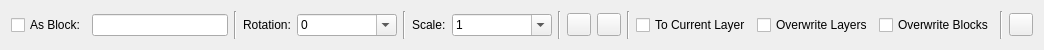
<?xml version="1.0" encoding="UTF-8"?>
<ui version="4.0">
 <class>ImportFile</class>
 <widget class="QWidget" name="ImportFile">
  <property name="geometry">
   <rect>
    <x>0</x>
    <y>0</y>
    <width>1044</width>
    <height>50</height>
   </rect>
  </property>
  <layout class="QHBoxLayout">
   <item>
    <widget class="QCheckBox" name="AsBlock">
     <property name="text">
      <string>As Block:</string>
     </property>
     <property name="Shortcut" stdset="0">
      <string>,B</string>
     </property>
    </widget>
   </item>
   <item>
    <widget class="QLineEdit" name="BlockName">
     <property name="Shortcut" stdset="0">
      <string>,N</string>
     </property>
    </widget>
   </item>
   <item>
    <widget class="Line" name="line_5">
     <property name="orientation">
      <enum>Qt::Vertical</enum>
     </property>
    </widget>
   </item>
   <item>
    <widget class="QLabel" name="label_2">
     <property name="text">
      <string>Rotation:</string>
     </property>
     <property name="buddy">
      <cstring>Rotation</cstring>
     </property>
     <property name="Shortcut" stdset="0">
      <string>,R</string>
     </property>
    </widget>
   </item>
   <item>
    <widget class="RMathComboBox" name="Rotation">
     <property name="minimumSize">
      <size>
       <width>100</width>
       <height>0</height>
      </size>
     </property>
     <property name="maximumSize">
      <size>
       <width>100</width>
       <height>16777215</height>
      </size>
     </property>
     <property name="toolTip">
      <string>Rotate pasted entities&lt;br&gt;by this angle</string>
     </property>
     <property name="editable">
      <bool>true</bool>
     </property>
     <property name="angle" stdset="0">
      <bool>true</bool>
     </property>
     <item>
      <property name="text">
       <string notr="true">0</string>
      </property>
     </item>
     <item>
      <property name="text">
       <string notr="true">15</string>
      </property>
     </item>
     <item>
      <property name="text">
       <string notr="true">30</string>
      </property>
     </item>
     <item>
      <property name="text">
       <string notr="true">45</string>
      </property>
     </item>
     <item>
      <property name="text">
       <string notr="true">60</string>
      </property>
     </item>
     <item>
      <property name="text">
       <string notr="true">90</string>
      </property>
     </item>
     <item>
      <property name="text">
       <string notr="true">120</string>
      </property>
     </item>
     <item>
      <property name="text">
       <string notr="true">135</string>
      </property>
     </item>
     <item>
      <property name="text">
       <string notr="true">150</string>
      </property>
     </item>
     <item>
      <property name="text">
       <string notr="true">180</string>
      </property>
     </item>
     <item>
      <property name="text">
       <string notr="true">210</string>
      </property>
     </item>
     <item>
      <property name="text">
       <string notr="true">225</string>
      </property>
     </item>
     <item>
      <property name="text">
       <string notr="true">240</string>
      </property>
     </item>
     <item>
      <property name="text">
       <string notr="true">270</string>
      </property>
     </item>
     <item>
      <property name="text">
       <string notr="true">300</string>
      </property>
     </item>
     <item>
      <property name="text">
       <string notr="true">315</string>
      </property>
     </item>
     <item>
      <property name="text">
       <string notr="true">330</string>
      </property>
     </item>
     <item>
      <property name="text">
       <string notr="true">345</string>
      </property>
     </item>
    </widget>
   </item>
   <item>
    <widget class="Line" name="line">
     <property name="orientation">
      <enum>Qt::Vertical</enum>
     </property>
    </widget>
   </item>
   <item>
    <widget class="QLabel" name="label">
     <property name="text">
      <string>Scale:</string>
     </property>
     <property name="buddy">
      <cstring>Scale</cstring>
     </property>
     <property name="Shortcut" stdset="0">
      <string>,S</string>
     </property>
    </widget>
   </item>
   <item>
    <widget class="RMathComboBox" name="Scale">
     <property name="minimumSize">
      <size>
       <width>100</width>
       <height>0</height>
      </size>
     </property>
     <property name="maximumSize">
      <size>
       <width>100</width>
       <height>16777215</height>
      </size>
     </property>
     <property name="toolTip">
      <string>Scale pasted entities&lt;br&gt;by this factor</string>
     </property>
     <property name="editable">
      <bool>true</bool>
     </property>
     <item>
      <property name="text">
       <string notr="true">1</string>
      </property>
     </item>
     <item>
      <property name="text">
       <string notr="true">1/2</string>
      </property>
     </item>
     <item>
      <property name="text">
       <string notr="true">1/3</string>
      </property>
     </item>
     <item>
      <property name="text">
       <string notr="true">1/4</string>
      </property>
     </item>
     <item>
      <property name="text">
       <string notr="true">1/5</string>
      </property>
     </item>
     <item>
      <property name="text">
       <string notr="true">1/10</string>
      </property>
     </item>
     <item>
      <property name="text">
       <string notr="true">2</string>
      </property>
     </item>
     <item>
      <property name="text">
       <string notr="true">3</string>
      </property>
     </item>
     <item>
      <property name="text">
       <string notr="true">4</string>
      </property>
     </item>
     <item>
      <property name="text">
       <string notr="true">5</string>
      </property>
     </item>
     <item>
      <property name="text">
       <string notr="true">10</string>
      </property>
     </item>
    </widget>
   </item>
   <item>
    <widget class="Line" name="line_2">
     <property name="orientation">
      <enum>Qt::Vertical</enum>
     </property>
    </widget>
   </item>
   <item>
    <widget class="QToolButton" name="FlipHorizontal">
     <property name="toolTip">
      <string>Flip pasted entities&lt;br&gt;horizontally</string>
     </property>
     <property name="icon">
      <iconset>
       <normaloff>FlipHorizontal.svg</normaloff>FlipHorizontal.svg</iconset>
     </property>
     <property name="checkable">
      <bool>true</bool>
     </property>
     <property name="Shortcut" stdset="0">
      <string>,H</string>
     </property>
    </widget>
   </item>
   <item>
    <widget class="QToolButton" name="FlipVertical">
     <property name="toolTip">
      <string>Flip pasted entities&lt;br&gt;vertically</string>
     </property>
     <property name="icon">
      <iconset>
       <normaloff>FlipVertical.svg</normaloff>FlipVertical.svg</iconset>
     </property>
     <property name="checkable">
      <bool>true</bool>
     </property>
     <property name="Shortcut" stdset="0">
      <string>,V</string>
     </property>
    </widget>
   </item>
   <item>
    <widget class="Line" name="line_3">
     <property name="orientation">
      <enum>Qt::Vertical</enum>
     </property>
    </widget>
   </item>
   <item>
    <widget class="QCheckBox" name="ToCurrentLayer">
     <property name="toolTip">
      <string>Paste all entities&lt;br&gt;to current layer&lt;br&gt;instead of original layer</string>
     </property>
     <property name="text">
      <string>To Current Layer</string>
     </property>
     <property name="Shortcut" stdset="0">
      <string>,L</string>
     </property>
    </widget>
   </item>
   <item>
    <widget class="QCheckBox" name="OverwriteLayers">
     <property name="toolTip">
      <string>Overwrite existing layers&lt;br&gt;in drawing with&lt;br&gt;layers from clipboard</string>
     </property>
     <property name="text">
      <string>Overwrite Layers</string>
     </property>
     <property name="Shortcut" stdset="0">
      <string>,O</string>
     </property>
    </widget>
   </item>
   <item>
    <widget class="QCheckBox" name="OverwriteBlocks">
     <property name="toolTip">
      <string>Overwrite existing blocks&lt;br&gt;in drawing with&lt;br&gt;blocks from clipboard</string>
     </property>
     <property name="text">
      <string>Overwrite Blocks</string>
     </property>
     <property name="Shortcut" stdset="0">
      <string>,B</string>
     </property>
    </widget>
   </item>
   <item>
    <widget class="Line" name="line_4">
     <property name="orientation">
      <enum>Qt::Vertical</enum>
     </property>
    </widget>
   </item>
   <item>
    <widget class="QToolButton" name="Reset">
     <property name="Shortcut" stdset="0">
      <string>,Q</string>
     </property>
    </widget>
   </item>
  </layout>
 </widget>
 <customwidgets>
  <customwidget>
   <class>RMathComboBox</class>
   <extends>QComboBox</extends>
   <header>RMathComboBox.h</header>
  </customwidget>
 </customwidgets>
 <resources/>
 <connections/>
</ui>
